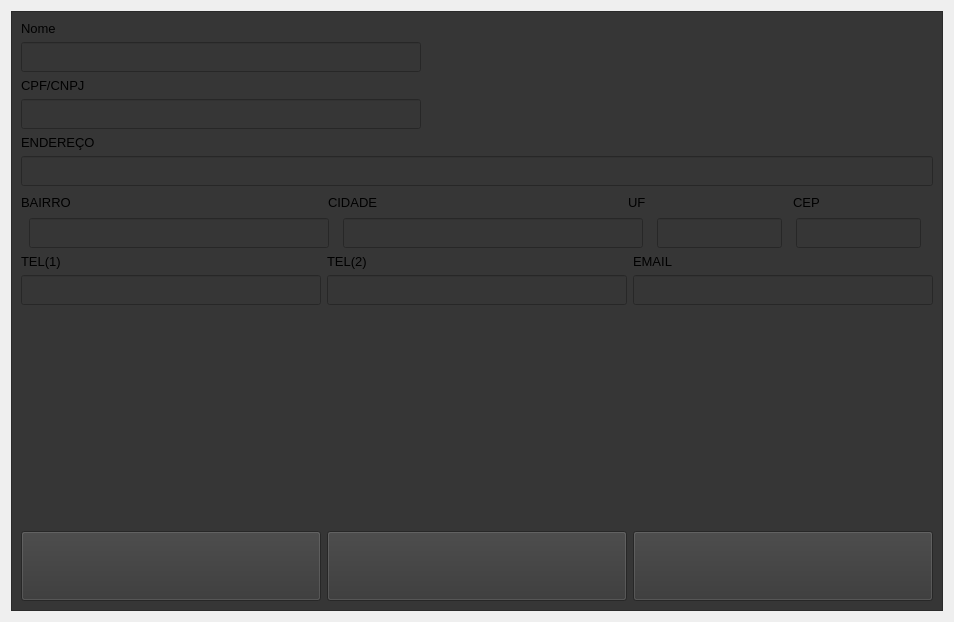
        <widget class="QWidget" name="alter_pdf">
         <layout class="QVBoxLayout" name="verticalLayout_76">
          <item alignment="Qt::AlignHCenter">
           <widget class="QFrame" name="frame_9">
            <property name="sizePolicy">
             <sizepolicy hsizetype="Maximum" vsizetype="Maximum">
              <horstretch>0</horstretch>
              <verstretch>0</verstretch>
             </sizepolicy>
            </property>
            <property name="minimumSize">
             <size>
              <width>800</width>
              <height>600</height>
             </size>
            </property>
            <property name="styleSheet">
             <string notr="true">background-color: rgb(54, 54, 54);</string>
            </property>
            <property name="frameShape">
             <enum>QFrame::StyledPanel</enum>
            </property>
            <property name="frameShadow">
             <enum>QFrame::Raised</enum>
            </property>
            <layout class="QVBoxLayout" name="verticalLayout_77">
             <item>
              <layout class="QVBoxLayout" name="verticalLayout_26">
               <item>
                <layout class="QVBoxLayout" name="verticalLayout_36">
                 <item>
                  <widget class="QLabel" name="label_67">
                   <property name="sizePolicy">
                    <sizepolicy hsizetype="Preferred" vsizetype="Maximum">
                     <horstretch>0</horstretch>
                     <verstretch>0</verstretch>
                    </sizepolicy>
                   </property>
                   <property name="font">
                    <font>
                     <pointsize>10</pointsize>
                    </font>
                   </property>
                   <property name="text">
                    <string>Nome</string>
                   </property>
                  </widget>
                 </item>
                 <item>
                  <widget class="QLineEdit" name="nome_pdf">
                   <property name="enabled">
                    <bool>false</bool>
                   </property>
                   <property name="sizePolicy">
                    <sizepolicy hsizetype="Fixed" vsizetype="Fixed">
                     <horstretch>0</horstretch>
                     <verstretch>0</verstretch>
                    </sizepolicy>
                   </property>
                   <property name="minimumSize">
                    <size>
                     <width>400</width>
                     <height>30</height>
                    </size>
                   </property>
                   <property name="font">
                    <font>
                     <pointsize>10</pointsize>
                    </font>
                   </property>
                  </widget>
                 </item>
                </layout>
               </item>
               <item>
                <layout class="QVBoxLayout" name="verticalLayout_42">
                 <item>
                  <widget class="QLabel" name="label_68">
                   <property name="sizePolicy">
                    <sizepolicy hsizetype="Preferred" vsizetype="Maximum">
                     <horstretch>0</horstretch>
                     <verstretch>0</verstretch>
                    </sizepolicy>
                   </property>
                   <property name="font">
                    <font>
                     <pointsize>10</pointsize>
                    </font>
                   </property>
                   <property name="text">
                    <string>CPF/CNPJ</string>
                   </property>
                  </widget>
                 </item>
                 <item>
                  <widget class="QLineEdit" name="cpf_pdf">
                   <property name="enabled">
                    <bool>false</bool>
                   </property>
                   <property name="sizePolicy">
                    <sizepolicy hsizetype="Fixed" vsizetype="Fixed">
                     <horstretch>0</horstretch>
                     <verstretch>0</verstretch>
                    </sizepolicy>
                   </property>
                   <property name="minimumSize">
                    <size>
                     <width>400</width>
                     <height>30</height>
                    </size>
                   </property>
                   <property name="font">
                    <font>
                     <pointsize>10</pointsize>
                    </font>
                   </property>
                  </widget>
                 </item>
                </layout>
               </item>
               <item>
                <layout class="QVBoxLayout" name="verticalLayout_44">
                 <item>
                  <layout class="QHBoxLayout" name="horizontalLayout_46">
                   <item>
                    <widget class="QLabel" name="label_69">
                     <property name="font">
                      <font>
                       <pointsize>10</pointsize>
                      </font>
                     </property>
                     <property name="text">
                      <string>ENDEREÇO</string>
                     </property>
                    </widget>
                   </item>
                  </layout>
                 </item>
                 <item>
                  <layout class="QHBoxLayout" name="horizontalLayout_60">
                   <item>
                    <widget class="QLineEdit" name="end_pdf">
                     <property name="enabled">
                      <bool>false</bool>
                     </property>
                     <property name="sizePolicy">
                      <sizepolicy hsizetype="Preferred" vsizetype="Fixed">
                       <horstretch>0</horstretch>
                       <verstretch>0</verstretch>
                      </sizepolicy>
                     </property>
                     <property name="minimumSize">
                      <size>
                       <width>200</width>
                       <height>30</height>
                      </size>
                     </property>
                     <property name="font">
                      <font>
                       <pointsize>10</pointsize>
                      </font>
                     </property>
                    </widget>
                   </item>
                  </layout>
                 </item>
                </layout>
               </item>
               <item>
                <layout class="QVBoxLayout" name="verticalLayout_73">
                 <item>
                  <layout class="QHBoxLayout" name="horizontalLayout_61">
                   <item>
                    <widget class="QLabel" name="label_70">
                     <property name="font">
                      <font>
                       <pointsize>10</pointsize>
                      </font>
                     </property>
                     <property name="text">
                      <string>BAIRRO</string>
                     </property>
                    </widget>
                   </item>
                   <item>
                    <spacer name="horizontalSpacer_9">
                     <property name="orientation">
                      <enum>Qt::Horizontal</enum>
                     </property>
                     <property name="sizeType">
                      <enum>QSizePolicy::Fixed</enum>
                     </property>
                     <property name="sizeHint" stdset="0">
                      <size>
                       <width>161</width>
                       <height>20</height>
                      </size>
                     </property>
                    </spacer>
                   </item>
                   <item>
                    <widget class="QLabel" name="label_71">
                     <property name="font">
                      <font>
                       <pointsize>10</pointsize>
                      </font>
                     </property>
                     <property name="text">
                      <string>CIDADE</string>
                     </property>
                    </widget>
                   </item>
                   <item>
                    <spacer name="horizontalSpacer_24">
                     <property name="orientation">
                      <enum>Qt::Horizontal</enum>
                     </property>
                     <property name="sizeType">
                      <enum>QSizePolicy::Fixed</enum>
                     </property>
                     <property name="sizeHint" stdset="0">
                      <size>
                       <width>154</width>
                       <height>20</height>
                      </size>
                     </property>
                    </spacer>
                   </item>
                   <item>
                    <widget class="QLabel" name="label_72">
                     <property name="font">
                      <font>
                       <pointsize>10</pointsize>
                      </font>
                     </property>
                     <property name="text">
                      <string>UF</string>
                     </property>
                    </widget>
                   </item>
                   <item>
                    <spacer name="horizontalSpacer_25">
                     <property name="orientation">
                      <enum>Qt::Horizontal</enum>
                     </property>
                     <property name="sizeType">
                      <enum>QSizePolicy::Fixed</enum>
                     </property>
                     <property name="sizeHint" stdset="0">
                      <size>
                       <width>20</width>
                       <height>20</height>
                      </size>
                     </property>
                    </spacer>
                   </item>
                   <item>
                    <widget class="QLabel" name="label_73">
                     <property name="font">
                      <font>
                       <pointsize>10</pointsize>
                      </font>
                     </property>
                     <property name="text">
                      <string>CEP</string>
                     </property>
                    </widget>
                   </item>
                  </layout>
                 </item>
                 <item>
                  <layout class="QHBoxLayout" name="horizontalLayout_62">
                   <item>
                    <widget class="QLineEdit" name="brr_pdf">
                     <property name="enabled">
                      <bool>false</bool>
                     </property>
                     <property name="sizePolicy">
                      <sizepolicy hsizetype="Fixed" vsizetype="Fixed">
                       <horstretch>0</horstretch>
                       <verstretch>0</verstretch>
                      </sizepolicy>
                     </property>
                     <property name="minimumSize">
                      <size>
                       <width>300</width>
                       <height>30</height>
                      </size>
                     </property>
                     <property name="font">
                      <font>
                       <pointsize>10</pointsize>
                      </font>
                     </property>
                    </widget>
                   </item>
                   <item>
                    <widget class="QLineEdit" name="cdd_pdf">
                     <property name="enabled">
                      <bool>false</bool>
                     </property>
                     <property name="sizePolicy">
                      <sizepolicy hsizetype="Maximum" vsizetype="Fixed">
                       <horstretch>0</horstretch>
                       <verstretch>0</verstretch>
                      </sizepolicy>
                     </property>
                     <property name="minimumSize">
                      <size>
                       <width>300</width>
                       <height>30</height>
                      </size>
                     </property>
                     <property name="font">
                      <font>
                       <pointsize>10</pointsize>
                      </font>
                     </property>
                    </widget>
                   </item>
                   <item>
                    <widget class="QLineEdit" name="uf">
                     <property name="enabled">
                      <bool>false</bool>
                     </property>
                     <property name="sizePolicy">
                      <sizepolicy hsizetype="Fixed" vsizetype="Fixed">
                       <horstretch>0</horstretch>
                       <verstretch>0</verstretch>
                      </sizepolicy>
                     </property>
                     <property name="minimumSize">
                      <size>
                       <width>40</width>
                       <height>30</height>
                      </size>
                     </property>
                     <property name="font">
                      <font>
                       <pointsize>10</pointsize>
                      </font>
                     </property>
                    </widget>
                   </item>
                   <item>
                    <widget class="QLineEdit" name="cep">
                     <property name="enabled">
                      <bool>false</bool>
                     </property>
                     <property name="sizePolicy">
                      <sizepolicy hsizetype="Fixed" vsizetype="Fixed">
                       <horstretch>0</horstretch>
                       <verstretch>0</verstretch>
                      </sizepolicy>
                     </property>
                     <property name="minimumSize">
                      <size>
                       <width>40</width>
                       <height>30</height>
                      </size>
                     </property>
                     <property name="font">
                      <font>
                       <pointsize>10</pointsize>
                      </font>
                     </property>
                    </widget>
                   </item>
                  </layout>
                 </item>
                </layout>
               </item>
               <item>
                <layout class="QVBoxLayout" name="verticalLayout_74">
                 <item>
                  <layout class="QHBoxLayout" name="horizontalLayout_63">
                   <item>
                    <widget class="QLabel" name="label_74">
                     <property name="sizePolicy">
                      <sizepolicy hsizetype="Preferred" vsizetype="Preferred">
                       <horstretch>0</horstretch>
                       <verstretch>0</verstretch>
                      </sizepolicy>
                     </property>
                     <property name="font">
                      <font>
                       <pointsize>10</pointsize>
                      </font>
                     </property>
                     <property name="text">
                      <string>TEL(1)</string>
                     </property>
                    </widget>
                   </item>
                   <item>
                    <widget class="QLabel" name="label_75">
                     <property name="sizePolicy">
                      <sizepolicy hsizetype="Preferred" vsizetype="Preferred">
                       <horstretch>0</horstretch>
                       <verstretch>0</verstretch>
                      </sizepolicy>
                     </property>
                     <property name="font">
                      <font>
                       <pointsize>10</pointsize>
                      </font>
                     </property>
                     <property name="text">
                      <string>TEL(2)</string>
                     </property>
                    </widget>
                   </item>
                   <item>
                    <widget class="QLabel" name="label_76">
                     <property name="sizePolicy">
                      <sizepolicy hsizetype="Preferred" vsizetype="Preferred">
                       <horstretch>0</horstretch>
                       <verstretch>0</verstretch>
                      </sizepolicy>
                     </property>
                     <property name="font">
                      <font>
                       <pointsize>10</pointsize>
                      </font>
                     </property>
                     <property name="text">
                      <string>EMAIL</string>
                     </property>
                    </widget>
                   </item>
                  </layout>
                 </item>
                 <item>
                  <layout class="QHBoxLayout" name="horizontalLayout_64">
                   <item>
                    <widget class="QLineEdit" name="tel1_pdf">
                     <property name="enabled">
                      <bool>false</bool>
                     </property>
                     <property name="sizePolicy">
                      <sizepolicy hsizetype="Fixed" vsizetype="Fixed">
                       <horstretch>0</horstretch>
                       <verstretch>0</verstretch>
                      </sizepolicy>
                     </property>
                     <property name="minimumSize">
                      <size>
                       <width>300</width>
                       <height>30</height>
                      </size>
                     </property>
                     <property name="font">
                      <font>
                       <pointsize>10</pointsize>
                      </font>
                     </property>
                    </widget>
                   </item>
                   <item>
                    <widget class="QLineEdit" name="tel2_pdf">
                     <property name="enabled">
                      <bool>false</bool>
                     </property>
                     <property name="sizePolicy">
                      <sizepolicy hsizetype="Fixed" vsizetype="Fixed">
                       <horstretch>0</horstretch>
                       <verstretch>0</verstretch>
                      </sizepolicy>
                     </property>
                     <property name="minimumSize">
                      <size>
                       <width>300</width>
                       <height>30</height>
                      </size>
                     </property>
                     <property name="font">
                      <font>
                       <pointsize>10</pointsize>
                      </font>
                     </property>
                    </widget>
                   </item>
                   <item>
                    <widget class="QLineEdit" name="email_pdf">
                     <property name="enabled">
                      <bool>false</bool>
                     </property>
                     <property name="sizePolicy">
                      <sizepolicy hsizetype="Fixed" vsizetype="Fixed">
                       <horstretch>0</horstretch>
                       <verstretch>0</verstretch>
                      </sizepolicy>
                     </property>
                     <property name="minimumSize">
                      <size>
                       <width>300</width>
                       <height>30</height>
                      </size>
                     </property>
                     <property name="font">
                      <font>
                       <pointsize>10</pointsize>
                      </font>
                     </property>
                    </widget>
                   </item>
                  </layout>
                 </item>
                </layout>
               </item>
               <item>
                <spacer name="verticalSpacer_2">
                 <property name="orientation">
                  <enum>Qt::Vertical</enum>
                 </property>
                 <property name="sizeHint" stdset="0">
                  <size>
                   <width>20</width>
                   <height>40</height>
                  </size>
                 </property>
                </spacer>
               </item>
               <item>
                <layout class="QHBoxLayout" name="horizontalLayout_65">
                 <item>
                  <widget class="QPushButton" name="cancel_pdf">
                   <property name="sizePolicy">
                    <sizepolicy hsizetype="Minimum" vsizetype="Fixed">
                     <horstretch>0</horstretch>
                     <verstretch>0</verstretch>
                    </sizepolicy>
                   </property>
                   <property name="minimumSize">
                    <size>
                     <width>150</width>
                     <height>70</height>
                    </size>
                   </property>
                   <property name="font">
                    <font>
                     <pointsize>10</pointsize>
                    </font>
                   </property>
                   <property name="text">
                    <string/>
                   </property>
                   <property name="icon">
                    <iconset>
                     <normaloff>:/Icons/apagar.png</normaloff>:/Icons/apagar.png</iconset>
                   </property>
                   <property name="iconSize">
                    <size>
                     <width>32</width>
                     <height>32</height>
                    </size>
                   </property>
                  </widget>
                 </item>
                 <item>
                  <widget class="QPushButton" name="edit_pdf_2">
                   <property name="sizePolicy">
                    <sizepolicy hsizetype="Minimum" vsizetype="Fixed">
                     <horstretch>0</horstretch>
                     <verstretch>0</verstretch>
                    </sizepolicy>
                   </property>
                   <property name="minimumSize">
                    <size>
                     <width>150</width>
                     <height>70</height>
                    </size>
                   </property>
                   <property name="font">
                    <font>
                     <pointsize>10</pointsize>
                    </font>
                   </property>
                   <property name="text">
                    <string/>
                   </property>
                   <property name="icon">
                    <iconset>
                     <normaloff>:/Icons/editar.png</normaloff>:/Icons/editar.png</iconset>
                   </property>
                   <property name="iconSize">
                    <size>
                     <width>32</width>
                     <height>32</height>
                    </size>
                   </property>
                  </widget>
                 </item>
                 <item>
                  <widget class="QPushButton" name="back_13">
                   <property name="sizePolicy">
                    <sizepolicy hsizetype="Minimum" vsizetype="Fixed">
                     <horstretch>0</horstretch>
                     <verstretch>0</verstretch>
                    </sizepolicy>
                   </property>
                   <property name="minimumSize">
                    <size>
                     <width>150</width>
                     <height>70</height>
                    </size>
                   </property>
                   <property name="font">
                    <font>
                     <pointsize>10</pointsize>
                    </font>
                   </property>
                   <property name="text">
                    <string/>
                   </property>
                   <property name="icon">
                    <iconset>
                     <normaloff>:/Icons/back.png</normaloff>:/Icons/back.png</iconset>
                   </property>
                   <property name="iconSize">
                    <size>
                     <width>32</width>
                     <height>32</height>
                    </size>
                   </property>
                  </widget>
                 </item>
                </layout>
               </item>
              </layout>
             </item>
            </layout>
           </widget>
          </item>
         </layout>
        </widget>
